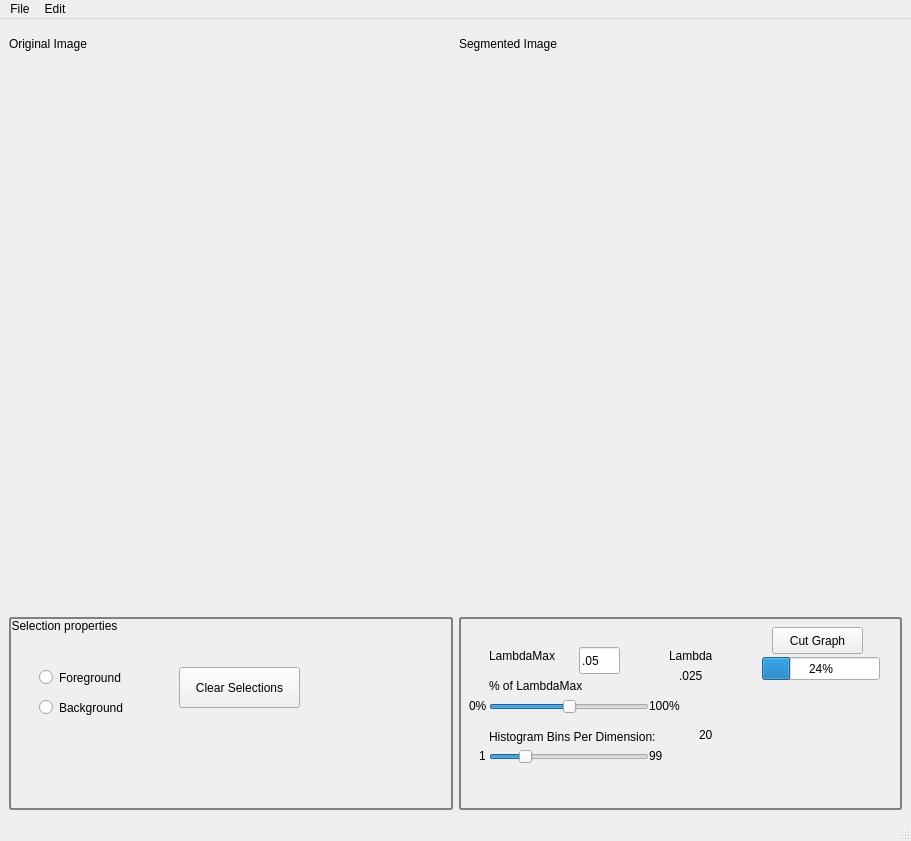
<?xml version="1.0" encoding="UTF-8"?>
<ui version="4.0">
 <class>MainWindow</class>
 <widget class="QMainWindow" name="MainWindow">
  <property name="geometry">
   <rect>
    <x>0</x>
    <y>0</y>
    <width>911</width>
    <height>841</height>
   </rect>
  </property>
  <property name="windowTitle">
   <string>Interactive Graph Cut Segmentation</string>
  </property>
  <widget class="QWidget" name="centralwidget">
   <layout class="QHBoxLayout" name="horizontalLayout">
    <item>
     <layout class="QGridLayout" name="gridLayout" rowstretch="1,17,6">
      <item row="0" column="0">
       <widget class="QLabel" name="label_9">
        <property name="text">
         <string>Original Image</string>
        </property>
       </widget>
      </item>
      <item row="0" column="1">
       <widget class="QLabel" name="label_10">
        <property name="text">
         <string>Segmented Image</string>
        </property>
       </widget>
      </item>
      <item row="1" column="0">
       <widget class="QVTKWidget" name="qvtkWidgetLeft"/>
      </item>
      <item row="1" column="1">
       <widget class="QVTKWidget" name="qvtkWidgetRight"/>
      </item>
      <item row="2" column="0">
       <widget class="QGroupBox" name="grpSelection">
        <property name="styleSheet">
         <string notr="true">QGroupBox#grpSelection { 
     border: 2px solid gray; 
     border-radius: 3px; 
 } 

QGroupBox#grpSelection::title { 
    background-color: transparent;
 } </string>
        </property>
        <property name="title">
         <string>Selection properties</string>
        </property>
        <widget class="QRadioButton" name="radBackground">
         <property name="geometry">
          <rect>
           <x>30</x>
           <y>80</y>
           <width>106</width>
           <height>21</height>
          </rect>
         </property>
         <property name="text">
          <string>Background</string>
         </property>
        </widget>
        <widget class="QRadioButton" name="radForeground">
         <property name="geometry">
          <rect>
           <x>30</x>
           <y>50</y>
           <width>106</width>
           <height>21</height>
          </rect>
         </property>
         <property name="text">
          <string>Foreground</string>
         </property>
        </widget>
        <widget class="QPushButton" name="btnClearSelections">
         <property name="geometry">
          <rect>
           <x>170</x>
           <y>50</y>
           <width>121</width>
           <height>41</height>
          </rect>
         </property>
         <property name="text">
          <string>Clear Selections</string>
         </property>
        </widget>
       </widget>
      </item>
      <item row="2" column="1">
       <widget class="QGroupBox" name="groupBox">
        <property name="styleSheet">
         <string notr="true">QGroupBox#groupBox { 
     border: 2px solid gray; 
     border-radius: 3px; 
 } 

QGroupBox#groupBox::title { 
    background-color: transparent;
 } </string>
        </property>
        <property name="title">
         <string/>
        </property>
        <property name="flat">
         <bool>false</bool>
        </property>
        <widget class="QLabel" name="label_3">
         <property name="geometry">
          <rect>
           <x>30</x>
           <y>30</y>
           <width>91</width>
           <height>17</height>
          </rect>
         </property>
         <property name="text">
          <string>LambdaMax</string>
         </property>
        </widget>
        <widget class="QLineEdit" name="txtLambdaMax">
         <property name="geometry">
          <rect>
           <x>120</x>
           <y>30</y>
           <width>41</width>
           <height>27</height>
          </rect>
         </property>
         <property name="toolTip">
          <string>The value of Lambda if the slider is set to 100%</string>
         </property>
         <property name="text">
          <string>.05</string>
         </property>
        </widget>
        <widget class="QLabel" name="label">
         <property name="geometry">
          <rect>
           <x>30</x>
           <y>60</y>
           <width>131</width>
           <height>17</height>
          </rect>
         </property>
         <property name="text">
          <string>% of LambdaMax</string>
         </property>
        </widget>
        <widget class="QSlider" name="sldLambda">
         <property name="geometry">
          <rect>
           <x>30</x>
           <y>80</y>
           <width>160</width>
           <height>19</height>
          </rect>
         </property>
         <property name="toolTip">
          <string>The percentage of LambdaMax to use as Lambda</string>
         </property>
         <property name="value">
          <number>50</number>
         </property>
         <property name="orientation">
          <enum>Qt::Horizontal</enum>
         </property>
        </widget>
        <widget class="QLabel" name="lblLambda">
         <property name="geometry">
          <rect>
           <x>220</x>
           <y>50</y>
           <width>51</width>
           <height>17</height>
          </rect>
         </property>
         <property name="toolTip">
          <string>The final value of Labmda to use. When Lambda is high, there is no regularization. That is, each pixel decides its label independently (does not care about the labeling of its neighbors).</string>
         </property>
         <property name="text">
          <string>.025</string>
         </property>
        </widget>
        <widget class="QLabel" name="label_4">
         <property name="geometry">
          <rect>
           <x>210</x>
           <y>30</y>
           <width>64</width>
           <height>17</height>
          </rect>
         </property>
         <property name="text">
          <string>Lambda</string>
         </property>
        </widget>
        <widget class="QLabel" name="label_6">
         <property name="geometry">
          <rect>
           <x>190</x>
           <y>80</y>
           <width>41</width>
           <height>17</height>
          </rect>
         </property>
         <property name="text">
          <string>100%</string>
         </property>
        </widget>
        <widget class="QLabel" name="label_5">
         <property name="geometry">
          <rect>
           <x>10</x>
           <y>80</y>
           <width>21</width>
           <height>17</height>
          </rect>
         </property>
         <property name="text">
          <string>0%</string>
         </property>
        </widget>
        <widget class="QSlider" name="sldHistogramBins">
         <property name="geometry">
          <rect>
           <x>30</x>
           <y>130</y>
           <width>160</width>
           <height>19</height>
          </rect>
         </property>
         <property name="toolTip">
          <string>The higher this value, the more discriminative the regional term will be.</string>
         </property>
         <property name="value">
          <number>20</number>
         </property>
         <property name="orientation">
          <enum>Qt::Horizontal</enum>
         </property>
        </widget>
        <widget class="QLabel" name="lblHistogramBins">
         <property name="geometry">
          <rect>
           <x>240</x>
           <y>110</y>
           <width>41</width>
           <height>16</height>
          </rect>
         </property>
         <property name="text">
          <string>20</string>
         </property>
        </widget>
        <widget class="QLabel" name="label_2">
         <property name="geometry">
          <rect>
           <x>30</x>
           <y>110</y>
           <width>211</width>
           <height>20</height>
          </rect>
         </property>
         <property name="text">
          <string>Histogram Bins Per Dimension:</string>
         </property>
        </widget>
        <widget class="QPushButton" name="btnCut">
         <property name="geometry">
          <rect>
           <x>313</x>
           <y>10</y>
           <width>91</width>
           <height>27</height>
          </rect>
         </property>
         <property name="text">
          <string>Cut Graph</string>
         </property>
        </widget>
        <widget class="QProgressBar" name="progressBar">
         <property name="geometry">
          <rect>
           <x>303</x>
           <y>40</y>
           <width>118</width>
           <height>23</height>
          </rect>
         </property>
         <property name="value">
          <number>24</number>
         </property>
        </widget>
        <widget class="QLabel" name="label_7">
         <property name="geometry">
          <rect>
           <x>20</x>
           <y>130</y>
           <width>16</width>
           <height>17</height>
          </rect>
         </property>
         <property name="text">
          <string>1</string>
         </property>
        </widget>
        <widget class="QLabel" name="label_8">
         <property name="geometry">
          <rect>
           <x>190</x>
           <y>130</y>
           <width>21</width>
           <height>17</height>
          </rect>
         </property>
         <property name="text">
          <string>99</string>
         </property>
        </widget>
       </widget>
      </item>
     </layout>
    </item>
   </layout>
  </widget>
  <widget class="QMenuBar" name="menubar">
   <property name="geometry">
    <rect>
     <x>0</x>
     <y>0</y>
     <width>911</width>
     <height>25</height>
    </rect>
   </property>
   <widget class="QMenu" name="menuFile">
    <property name="title">
     <string>File</string>
    </property>
    <addaction name="actionOpen_Color_Image"/>
    <addaction name="actionOpen_Grayscale_Image"/>
    <addaction name="actionOpen_RGBDI_Image"/>
    <addaction name="actionSave_Segmentation"/>
   </widget>
   <widget class="QMenu" name="menuEdit">
    <property name="title">
     <string>Edit</string>
    </property>
    <addaction name="actionFlip_Image"/>
   </widget>
   <addaction name="menuFile"/>
   <addaction name="menuEdit"/>
  </widget>
  <widget class="QStatusBar" name="statusbar"/>
  <action name="actionOpen_Color_Image">
   <property name="text">
    <string>Open As Color Image</string>
   </property>
  </action>
  <action name="actionOpen_Grayscale_Image">
   <property name="text">
    <string>Open As Grayscale Image</string>
   </property>
  </action>
  <action name="actionOpen_RGBDI_Image">
   <property name="text">
    <string>Open As RGBDI Image</string>
   </property>
  </action>
  <action name="actionSave_Segmentation">
   <property name="text">
    <string>Save Segmentation</string>
   </property>
  </action>
  <action name="actionFlip_Image">
   <property name="text">
    <string>Flip Image</string>
   </property>
  </action>
 </widget>
 <customwidgets>
  <customwidget>
   <class>QVTKWidget</class>
   <extends>QWidget</extends>
   <header>QVTKWidget.h</header>
  </customwidget>
 </customwidgets>
 <resources/>
 <connections>
  <connection>
   <sender>sldHistogramBins</sender>
   <signal>valueChanged(int)</signal>
   <receiver>lblHistogramBins</receiver>
   <slot>setNum(int)</slot>
   <hints>
    <hint type="sourcelabel">
     <x>509</x>
     <y>603</y>
    </hint>
    <hint type="destinationlabel">
     <x>570</x>
     <y>581</y>
    </hint>
   </hints>
  </connection>
 </connections>
</ui>
